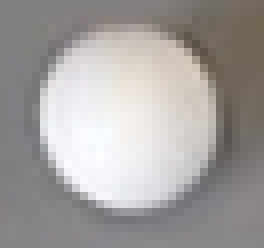
#> input picture zohansStuff/ball.png, 33 x 31 px (shown 8 times larger)
$ python main.py
#> lines starting #> are read from the running program, lines starting #| are printed output that depends on the picture; after the words box and inside, x2 and y2 are one past the last pixel; in counts of white or black regions, pixels touching at a corner belong together
### zohansStuff/vision.py

import cv2 as cv
import numpy as np
import os
from hsvfilter import HsvFilter
from edgefilter import EdgeFilter


class Vision:

    TRACKBAR_WINDOW = "Trackbars"

    needle_img = None
    needle_w = 0
    needle_h = 0
    method = None

    #constructor
    def __init__(self, needle_img_path, method = cv.TM_CCOEFF_NORMED):
#> called with needle_img_path = 'ball.png', method = 5
        self.needle_img = cv.imread(needle_img_path, cv.IMREAD_UNCHANGED)
#> self.needle_img is the input picture: shape (31, 33, 3); mean B, G, R 159.4, 160.7, 164.2
        self.needle_w = self.needle_img.shape[1]
        self.needle_h = self.needle_img.shape[0]
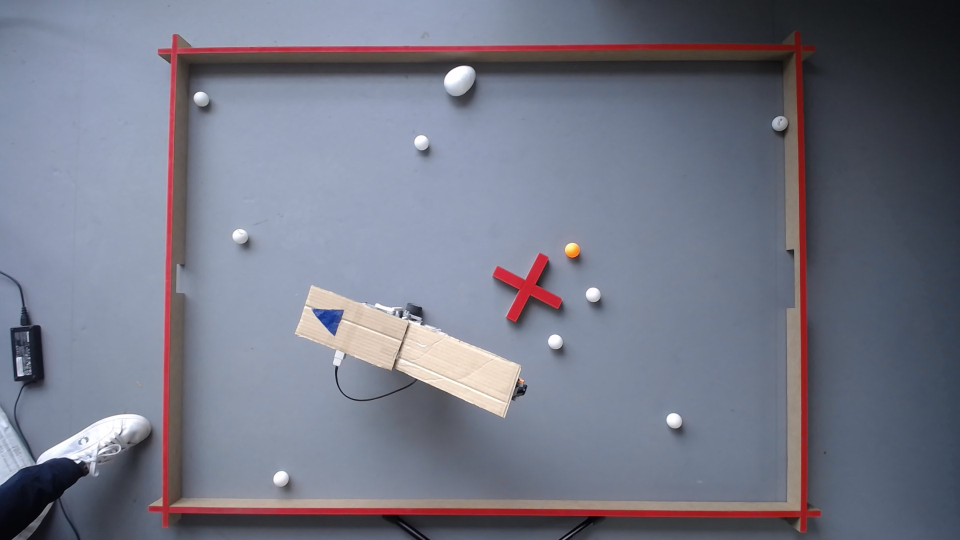
#> input picture zohansStuff/testpic.jpg, 1920 x 1080 px, given in place of the camera (shown at 1/2 size)
#> further down, screenshot is the input picture: shape (1080, 1920, 3); mean B, G, R 134.3, 119.1, 116.2

        self.method = method


    # [63 lines left out: functions find, get_points, draw_rectangles, draw_crosshairs, not called in this run]

    def init_control_gui(self):
        cv.namedWindow(self.TRACKBAR_WINDOW,cv.WINDOW_NORMAL)
        cv.resizeWindow(self.TRACKBAR_WINDOW,350,700)


        def nothing(position):
            pass

        # Create the trackbars
        cv.createTrackbar('HMin', self.TRACKBAR_WINDOW, 0, 179, nothing)
        cv.createTrackbar('SMin', self.TRACKBAR_WINDOW, 0, 255, nothing)
        cv.createTrackbar('VMin', self.TRACKBAR_WINDOW, 0, 255, nothing)
        cv.createTrackbar('HMax', self.TRACKBAR_WINDOW, 0, 179, nothing)
        cv.createTrackbar('SMax', self.TRACKBAR_WINDOW, 0, 255, nothing)
        cv.createTrackbar('VMax', self.TRACKBAR_WINDOW, 0, 255, nothing)
        # Set default value for Max HSV trackbars
        cv.setTrackbarPos('HMax', self.TRACKBAR_WINDOW, 179)
        cv.setTrackbarPos('SMax', self.TRACKBAR_WINDOW, 255)
        cv.setTrackbarPos('VMax', self.TRACKBAR_WINDOW, 255)

        # trackbars for increasing/decreasing the value of hue, saturation, and value
        cv.createTrackbar('SAdd', self.TRACKBAR_WINDOW, 0, 255, nothing)
        cv.createTrackbar('SSub', self.TRACKBAR_WINDOW, 0, 255, nothing)
        cv.createTrackbar('VAdd', self.TRACKBAR_WINDOW, 0, 255, nothing)
        cv.createTrackbar('VSub', self.TRACKBAR_WINDOW, 0, 255, nothing)

        # trackbar for edge creation
        cv.createTrackbar('kernelSize', self.TRACKBAR_WINDOW, 1, 30, nothing)
        cv.createTrackbar('ErodeIter', self.TRACKBAR_WINDOW, 1, 5, nothing)
        cv.createTrackbar('DilateIter', self.TRACKBAR_WINDOW, 1, 5, nothing)
        cv.createTrackbar('Canny1', self.TRACKBAR_WINDOW, 0, 200, nothing)
        cv.createTrackbar('Canny2', self.TRACKBAR_WINDOW, 0, 500, nothing)
        #set default value for canny trackbars
        cv.setTrackbarPos('kernelSize', self.TRACKBAR_WINDOW, 5)
        cv.setTrackbarPos('Canny1', self.TRACKBAR_WINDOW, 100)
        cv.setTrackbarPos('Canny2', self.TRACKBAR_WINDOW, 200)

        cv.createTrackbar('threshold1', self.TRACKBAR_WINDOW, 0, 1000, nothing)
        cv.createTrackbar('threshold2', self.TRACKBAR_WINDOW, 0, 1000, nothing)
        cv.setTrackbarPos('threshold1', self.TRACKBAR_WINDOW, 100)
        cv.setTrackbarPos('threshold2', self.TRACKBAR_WINDOW, 200)

        cv.createTrackbar('minArea', self.TRACKBAR_WINDOW, 0, 10000, nothing)
        cv.setTrackbarPos('minArea', self.TRACKBAR_WINDOW, 1000)
        cv.createTrackbar('maxArea', self.TRACKBAR_WINDOW, 0, 1000000, nothing)
        cv.setTrackbarPos('maxArea', self.TRACKBAR_WINDOW, 100000)


        cv.createTrackbar('threshold min', self.TRACKBAR_WINDOW, 0, 255, nothing)
        cv.createTrackbar('threshold max', self.TRACKBAR_WINDOW, 0, 255, nothing)
        cv.setTrackbarPos('threshold min', self.TRACKBAR_WINDOW, 0)
        cv.setTrackbarPos('threshold max', self.TRACKBAR_WINDOW, 255)
    # [79 lines left out: functions get_hsv_filter_from_controls, get_edge_filter_from_controls, apply_hsv_filter, apply_edge_filter, shift_channel, not called in this run]


### ComputerVision.py
import cv2
import numpy as np
import math
import sys
import os
sys.path.append(os.path.abspath(os.path.join(os.path.dirname(__file__), 'main')))
from data import Data
class ImageProcessor:
    corners = {'bottom_left': None, 'bottom_right': None, 'top_left': None, 'top_right': None}
    def __init__(self):
        pass
    # [504 lines left out: functions find_contour_center, load_image, apply_hsv_filter, clean_mask, draw_route_on_image, show_contours_with_areas and 17 more, not called in this run]


    @staticmethod
    def detect_all_corners(filtered_contours, image_width, image_height):
        corners = []
        for cnt in filtered_contours:
            approx = cv2.approxPolyDP(cnt, 0.009 * cv2.arcLength(cnt, True), True)
        if len(approx) == 4:
                corners.extend(approx)

        if len(corners) < 4:
            print("Not enough corners found.")
            return None, None, None, None

        corners.sort(key=lambda point: point[0][0] + point[0][1])
        top_left_corner = corners[0][0]
        bottom_left_corner = corners[1][0]
        top_right_corner = corners[2][0]
        bottom_right_corner = corners[3][0]

        top_left_corner = (max(0, top_left_corner[0]), max(0, top_left_corner[1]))
        bottom_left_corner = (max(0, bottom_left_corner[0]), min(image_height, bottom_left_corner[1]))
        top_right_corner = (min(image_width, top_right_corner[0]), max(0, top_right_corner[1]))
        bottom_right_corner = (min(image_width, bottom_right_corner[0]), min(image_height, bottom_right_corner[1]))

        return bottom_left_corner, bottom_right_corner, top_left_corner, top_right_corner

    # [73 lines left out: functions find_cross_contours, find_cross_corners, draw_cross_corners, not called in this run]


    @staticmethod
    def print_corner_info():
        for key, corner in ImageProcessor.corners.items():
            cartesian = ImageProcessor.convert_to_cartesian(corner)
            print(f"{key.title()} Corner - Pixel Coordinates:", corner)
            print(f"{key.title()} Corner - Cartesian Coordinates:",
                  (round(cartesian[0], 2), abs(round(cartesian[1], 2))))

    @staticmethod
    def find_Arena(inputImage, outPutImage):
        lab = cv2.cvtColor(inputImage, cv2.COLOR_BGR2LAB)
#> lab: shape (1080, 1920, 3); mean of channels 0, 1, 2 127.4, 130.5, 119.8
        red = cv2.threshold(lab[:, :, 1], 127, 255, cv2.THRESH_BINARY + cv2.THRESH_OTSU)[1]
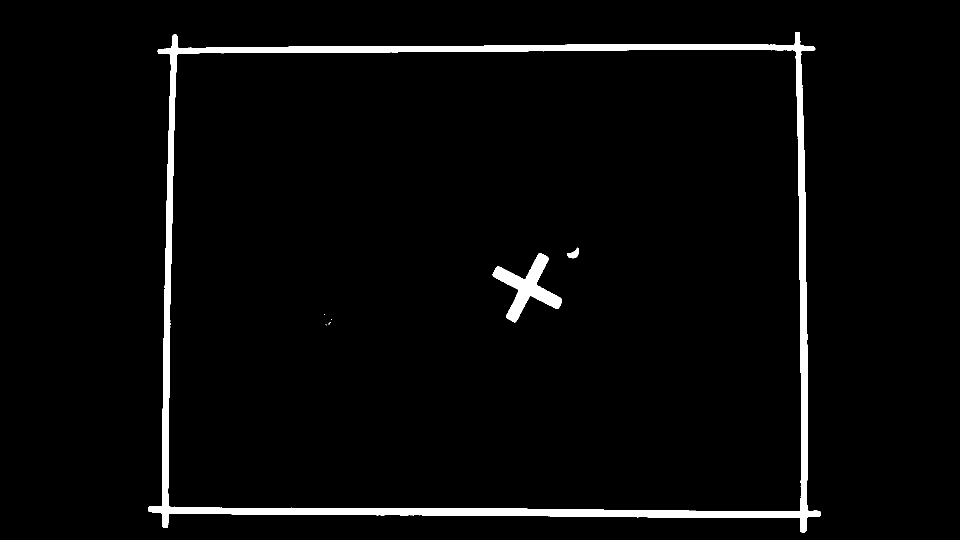
#> red: shape (1080, 1920) (shown at 1/2 size); 3.1% white; 7 white regions (4 under 20 px), largest, box (x1, y1, x2, y2) and area: (296, 64, 1642, 1065) 58044, (985, 506, 1124, 645) 6496, (1134, 495, 1158, 517) 284
        edges = cv2.Canny(red, 100, 200)
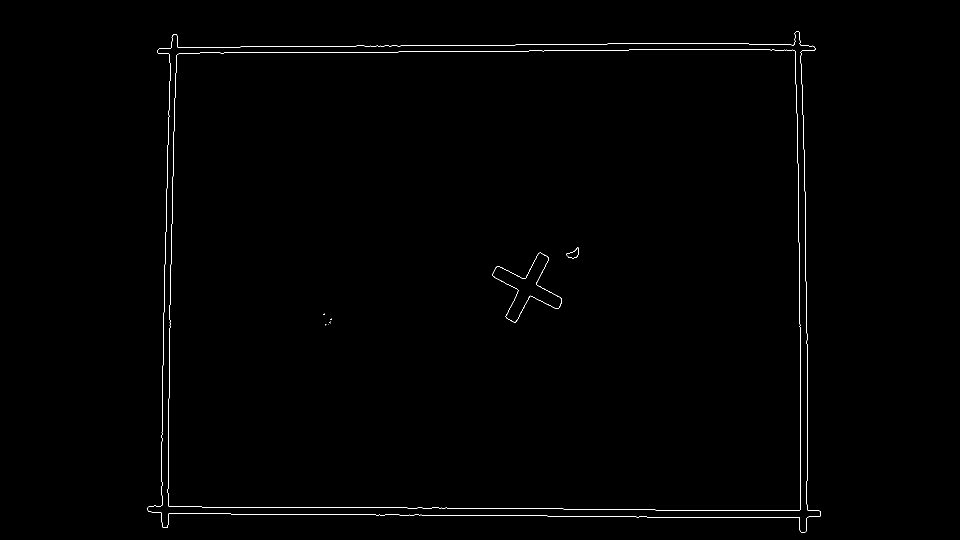
#> edges: shape (1080, 1920) (shown at 1/2 size); 0.47% white in thin lines or dots, all inside (x1, y1, x2, y2) = (295, 63, 1642, 1065)
        contours, _ = cv2.findContours(edges, cv2.RETR_CCOMP, cv2.CHAIN_APPROX_SIMPLE)
#> contours = 14 contours, 6 with area under 20; largest, box (x1, y1, x2, y2) and area: (295, 63, 1642, 1065) 1207040, (295, 63, 1642, 1065) 1207018, (335, 99, 1602, 1022) 1148975, (335, 99, 1602, 1022) 1148974, (984, 505, 1124, 645) 6522, (984, 505, 1124, 645) 6452, (1133, 495, 1158, 517) 282, (1133, 495, 1158, 517) 270
        cv2.drawContours(outPutImage, contours, -1, (0, 255, 0), 2)
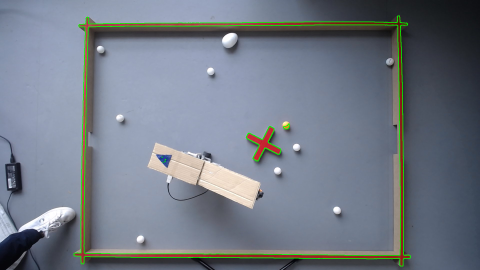
#> outPutImage: shape (1080, 1920, 3) (shown at 1/4 size); mean B, G, R 133, 121.6, 114.1

        # Display the mask used for edge detection
        # cv2.imshow('Arena Mask', outPutImage)
        # cv2.waitKey(0)
        # cv2.destroyAllWindows()


        if not contours:
            print("No contours found")
            return False, None, None, None, None, None, None

        max_contour = max(contours, key=cv2.contourArea)
#> max_contour = contour of 364 points, box (x1, y1, x2, y2) (295, 63, 1642, 1065), area 1207040

    # Draw only the largest contour on the output image
    #     cv2.drawContours(outPutImage, [max_contour], -1, (0, 255, 0), 3)  # Draw in green

    # # Optionally display the original image and the output image with the largest contour
    #     cv2.imshow('Largest Contour', outPutImage)
    #     cv2.waitKey(0)

        max_contour_area = cv2.contourArea(max_contour) * 0.99
#> max_contour_area = 1194969.1
        #max_contour_area = min(cv2.contourArea(max_contour) * 0.95,1500000)
        min_contour_area = 50000
        #min_contour_area = max(cv2.contourArea(max_contour) * 0.1,50000)
        #max_contour_area = 1000000
        #min_contour_area = 50000

        filtered_contours = [cnt for cnt in contours if max_contour_area > cv2.contourArea(cnt) > min_contour_area]
#> filtered_contours = 2 contours; box (x1, y1, x2, y2) and area: (335, 99, 1602, 1022) 1148975, (335, 99, 1602, 1022) 1148974
        for cnt in filtered_contours:
            font = cv2.FONT_HERSHEY_COMPLEX
            approx = cv2.approxPolyDP(cnt, 0.001 * cv2.arcLength(cnt, True), True)
            cv2.drawContours(inputImage, [approx], 0, (60, 0, 0), 5)
#> this loop made 2 passes
#> font on passes 1 to 2: 3, 3
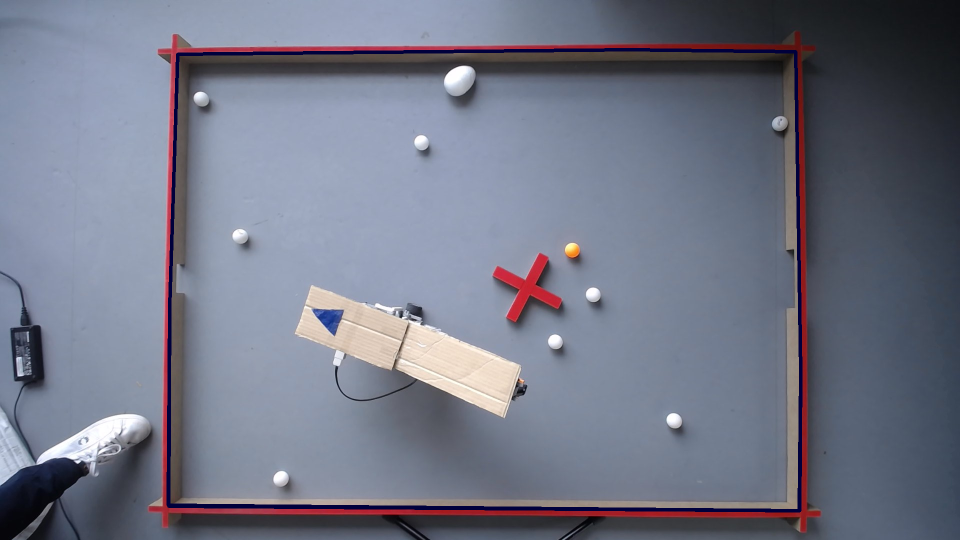
#> inputImage: shape (1080, 1920, 3) (shown at 1/2 size); 1.53% of pixels changed, all inside (x1, y1, x2, y2) = (333, 96, 1605, 1025)
        outPutImage = inputImage.copy()
        print(f"Total contours found: {len(contours)}")
#| Total contours found: 14
        print(f"Filtered contours: {len(filtered_contours)}")
#| Filtered contours: 2
#> (the rest of the program and of its run is left out)
